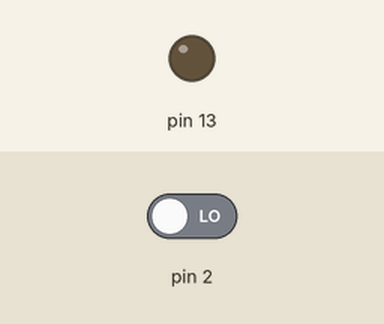
Bench run of a sketch on a simulated Arduino Uno, built with avr-gcc and run on an emulated ATmega328P. On the bench: output pins drawn as LEDs (lit = HIGH). The test bench sets the inputs (shaded band); at power-on: pin 2 LOW. What the sketch prints to the serial monitor is not drawn.

Above: at 1.2 s.
1.3 s: pin 2 driven HIGH
At 2.3 s:
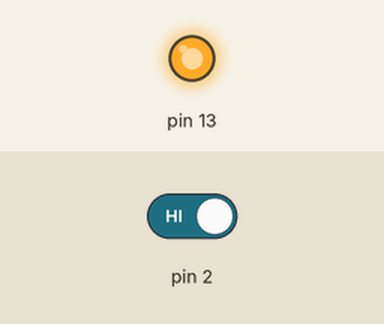
2.8 s: pin 2 driven LOW
At 3.5 s:
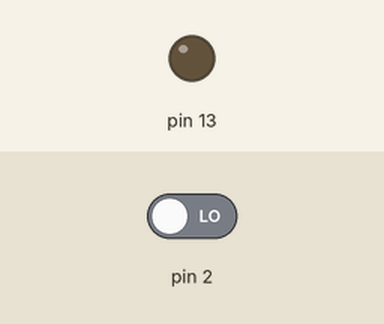
Timing chart, 0 to 5.8 s (numbered marks = the images above; inputs shaded):
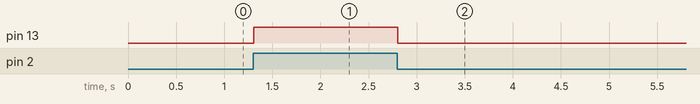

Measured:
- after the input at 1.3 s, pin 13: LOW → HIGH at once
- after the input at 2.8 s, pin 13: HIGH → LOW at once

The sketch:

05-LED-1-Bot_o.ino
```cpp
/**
	Leitura Digital - ligar e desligar o LED com apenas um botão
  @author Anderson Wilmer
  Data: 12 de setembro de 2025
*/

// C++ code
//

int botao;

void setup()
{
  pinMode(13, OUTPUT);
  pinMode(2, INPUT);
  Serial.begin(9600);
}

void loop()
{
  botao = digitalRead(2);
  Serial.println(botao);
  if (botao == 1){
    digitalWrite(13, HIGH);
  }

  else {
    digitalWrite(13, LOW);
  }
}
```
